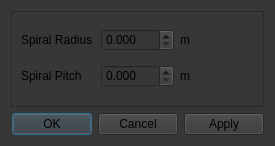
<?xml version="1.0" encoding="UTF-8"?>
<ui version="4.0">
 <class>DialogSpiralMode</class>
 <widget class="QDialog" name="DialogSpiralMode">
  <property name="geometry">
   <rect>
    <x>0</x>
    <y>0</y>
    <width>275</width>
    <height>146</height>
   </rect>
  </property>
  <property name="font">
   <font>
    <pointsize>12</pointsize>
   </font>
  </property>
  <property name="windowTitle">
   <string>Spiral Rolling</string>
  </property>
  <property name="styleSheet">
   <string notr="true">background-color: rgb(55, 55, 55);</string>
  </property>
  <layout class="QVBoxLayout" name="verticalLayout">
   <item>
    <widget class="QFrame" name="frame">
     <property name="frameShape">
      <enum>QFrame::StyledPanel</enum>
     </property>
     <property name="frameShadow">
      <enum>QFrame::Raised</enum>
     </property>
     <layout class="QGridLayout" name="gridLayout">
      <item row="0" column="0">
       <widget class="QLabel" name="label_spiral_radius">
        <property name="text">
         <string>Spiral Radius</string>
        </property>
       </widget>
      </item>
      <item row="0" column="1">
       <widget class="QDoubleSpinBox" name="doubleSpinBox_spiral_radius">
        <property name="decimals">
         <number>3</number>
        </property>
        <property name="maximum">
         <double>5.000000000000000</double>
        </property>
        <property name="singleStep">
         <double>0.100000000000000</double>
        </property>
       </widget>
      </item>
      <item row="0" column="2">
       <widget class="QLabel" name="label_spiral_radius_unit">
        <property name="text">
         <string>m</string>
        </property>
       </widget>
      </item>
      <item row="1" column="0">
       <widget class="QLabel" name="label_spiral_pitch">
        <property name="text">
         <string>Spiral Pitch</string>
        </property>
       </widget>
      </item>
      <item row="1" column="1">
       <widget class="QDoubleSpinBox" name="doubleSpinBox_spiral_pitch">
        <property name="decimals">
         <number>3</number>
        </property>
        <property name="maximum">
         <double>1.000000000000000</double>
        </property>
        <property name="singleStep">
         <double>0.100000000000000</double>
        </property>
       </widget>
      </item>
      <item row="1" column="2">
       <widget class="QLabel" name="label_spiral_pitch_unit">
        <property name="text">
         <string>m</string>
        </property>
       </widget>
      </item>
     </layout>
    </widget>
   </item>
   <item>
    <widget class="QDialogButtonBox" name="buttonBox">
     <property name="orientation">
      <enum>Qt::Horizontal</enum>
     </property>
     <property name="standardButtons">
      <set>QDialogButtonBox::Apply|QDialogButtonBox::Cancel|QDialogButtonBox::Ok</set>
     </property>
    </widget>
   </item>
  </layout>
 </widget>
 <resources/>
 <connections>
  <connection>
   <sender>buttonBox</sender>
   <signal>accepted()</signal>
   <receiver>DialogSpiralMode</receiver>
   <slot>accept()</slot>
   <hints>
    <hint type="sourcelabel">
     <x>248</x>
     <y>254</y>
    </hint>
    <hint type="destinationlabel">
     <x>157</x>
     <y>274</y>
    </hint>
   </hints>
  </connection>
  <connection>
   <sender>buttonBox</sender>
   <signal>rejected()</signal>
   <receiver>DialogSpiralMode</receiver>
   <slot>reject()</slot>
   <hints>
    <hint type="sourcelabel">
     <x>316</x>
     <y>260</y>
    </hint>
    <hint type="destinationlabel">
     <x>286</x>
     <y>274</y>
    </hint>
   </hints>
  </connection>
 </connections>
</ui>
